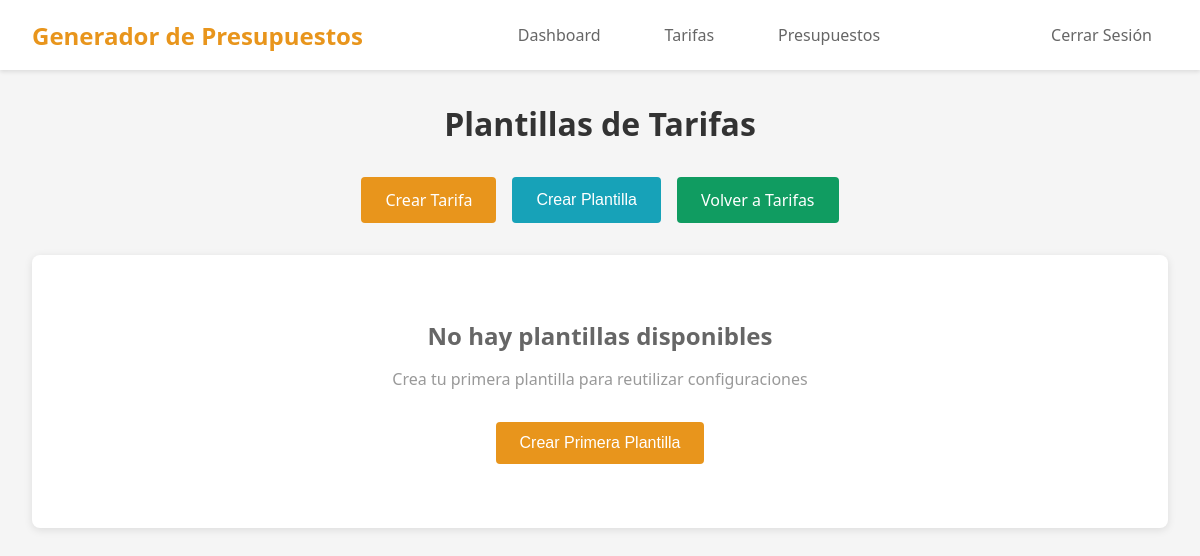
The page /templates.php (signed in) on the database as committed earlier.
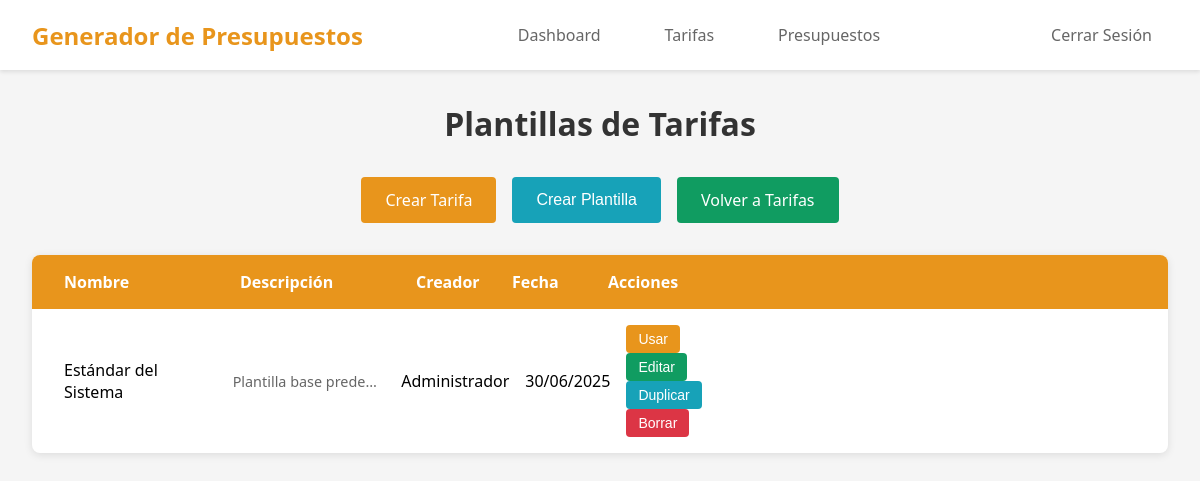
The same page on the database as committed later.
### tables this page shows
CREATE TABLE templates (
    id INT AUTO_INCREMENT PRIMARY KEY,
    name VARCHAR(255) NOT NULL,
    description TEXT,
    is_system BOOLEAN DEFAULT FALSE,
    template_data JSON NOT NULL,
    created_by INT NOT NULL,
    created_at TIMESTAMP DEFAULT CURRENT_TIMESTAMP,
    FOREIGN KEY (created_by) REFERENCES users(id) ON DELETE CASCADE,
    INDEX idx_system (is_system),
    INDEX idx_created_by (created_by)
);

CREATE TABLE users (
    id INT AUTO_INCREMENT PRIMARY KEY,
    name VARCHAR(255) NOT NULL,
    email VARCHAR(255) UNIQUE NOT NULL,
    password_hash VARCHAR(255) NOT NULL,
    rol ENUM('admin', 'user') DEFAULT 'user',
    status ENUM('active', 'inactive') DEFAULT 'active',
    last_access TIMESTAMP NULL,
    created_at TIMESTAMP DEFAULT CURRENT_TIMESTAMP
);

### public/templates.php (the view, shortened to what this page needs)
<?php
$pdo = getConnection();
$templates = $pdo->query("
    SELECT t.*, u.name as creator_name
    FROM templates t
    LEFT JOIN users u ON t.created_by = u.id
    ORDER BY t.created_at DESC
")->fetchAll();
?>
<!DOCTYPE html>
<html lang="es">
<head>
    <link rel="stylesheet" href="assets/css/header-styles.css">
    <link rel="stylesheet" href="assets/css/tariffs-styles.css">
    <link rel="stylesheet" href="assets/css/templates-styles.css">
</head>
<body>
    <?php include SRC_PATH . '/views/templates/header.php'; ?>
    <div class="container">
        <div class="page-header">
            <h1>Plantillas de Tarifas</h1>
        </div>
        <div class="actions-bar">
            <a href="upload-tariff.php" class="btn btn-primary">Crear Tarifa</a>
            <button class="btn btn-info" onclick="openTemplateModal()">Crear Plantilla</button>
            <a href="tariffs.php" class="btn btn-secondary">Volver a Tarifas</a>
        </div>
        <?php if (empty($templates)): ?>
            <div class="empty-state">
                <h2>No hay plantillas disponibles</h2>
                <p>Crea tu primera plantilla para reutilizar configuraciones</p>
                <button class="btn btn-primary" onclick="openTemplateModal()">Crear Primera Plantilla</button>
            </div>
        <?php else: ?>
            <div class="tariffs-table">
                <div class="table-header">
                    <div>Nombre</div>
                    <div>Descripción</div>
                    <div>Creador</div>
                    <div>Fecha</div>
                    <div>Acciones</div>
                </div>
                <?php foreach ($templates as $template): ?>
                    <div class="table-row">
                        <div class="template-name"><?= htmlspecialchars($template['name']) ?></div>
                        <div class="template-description"><?= htmlspecialchars($template['description']) ?></div>
                        <div class="creator-name"><?= htmlspecialchars($template['creator_name']) ?></div>
                        <div class="template-date"><?= date('d/m/Y', strtotime($template['created_at'])) ?></div>
                        <div class="template-actions">
                            <button class="btn btn-primary btn-small" onclick="useTemplate(<?= $template['id'] ?>)">Usar</button>
                            <?php if ($template['created_by'] == $_SESSION['user_id']): ?>
                                <button class="btn btn-secondary btn-small" onclick="editTemplate(<?= $template['id'] ?>)">Editar</button>
                                <button class="btn btn-info btn-small" onclick="duplicateTemplate(<?= $template['id'] ?>)">Duplicar</button>
                                <button class="btn btn-danger btn-small" onclick="deleteTemplate(<?= $template['id'] ?>)">Borrar</button>
                            <?php endif; ?>
                        </div>
                    </div>
                <?php endforeach; ?>
            </div>
        <?php endif; ?>
    </div>
</body>
</html>

Rows that differ between the two databases and show on the page:
added templates: name "Estándar del Sistema", description "Plantilla base predefi…", created_by.name "Administrador", created_at "30/06/2025"
Other text that changed with them:
text no longer shown: "No hay plantillas disponibles Crea tu primera plantilla para reutilizar configuraciones Crear Primera Plantilla"
text now shown: "Nombre Descripción Creador Fecha Acciones"
